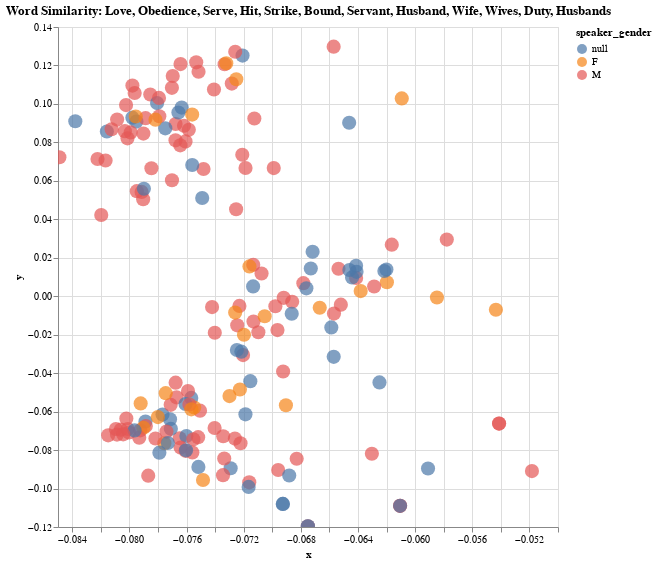

This figure's notebook cell:
### Code cell
# List of keywords that you want to compare
keywords = ['love', 'obedience', 'serve','hit','strike','bound','servant','husband','wife','wives','duty','husbands']

# How to color the points in the plot. The other option is "period" for time period
color_by = 'speaker_gender'

# Get all word positions
word_positions = get_word_positions(keywords)

# Get all contexts around the words
keyword_contexts = []
keyword_contexts_tokens = []
words = []

for position in word_positions:
  words.append(word_lookup[all_word_ids[position]])
  keyword_contexts.append(get_context_clean(position))
  keyword_contexts_tokens.append(get_context(position))

# Reduce word vectors with PCA
pca = PCA(n_components=2)
pca.fit(all_word_vectors[word_positions,:].T)

# Make a DataFrame with PCA results
df_2 = pd.DataFrame({"x": pca.components_[0,:], "y": pca.components_[1,:],
                   "context": keyword_contexts, "tokens": keyword_contexts_tokens, "word": words})
# Match original text and metadata
#df_2[['title', 'author', 'period', 'link']] = df_2.apply(find_original_poem, axis='columns', result_type='expand')
#df_2[['title', 'author', 'period', 'link']] = df_2.apply(find_original_poem)

# Rename columns so that the context shows up as the "title" in the tooltip (bigger and bolded)
#df_2 = df_2.rename(columns={'title': 'poem_title', 'context': 'title'})

# Match original text and metadata
df_2[['title', 'speaker_gender', 'speaker', 'act']] = df_2.apply(find_original_poem, axis='columns', result_type='expand')

# Rename columns so that the context shows up as the "title" in the tooltip (bigger and bolded)
df_2 = df_2.rename(columns={'title': 'poem_title', 'context': 'title'})


# Make the plot
alt.Chart(df_2, title=f"Word Similarity: {', '.join(keywords).title()}").mark_circle(size=200).encode(
    alt.X('x',
        scale=alt.Scale(zero=False)
    ), y="y",
    color= color_by,
    tooltip=['title','speaker_gender', 'speaker', 'act', 'poem_title']
    ).interactive().properties(
    width=500,
    height=500
)
    
    #do the same but seperate out the two texts?

### Figure 1 — Vega-Lite specification as saved in the notebook (floating-point values rounded to 4 significant figures; data arrays with more than 128 entries replaced by an {"elided": "..."} marker saying what was removed)
{"config": {"view": {"continuousWidth": 400, "continuousHeight": 300}}, "data": {"name": "data-2be37d0e543bfe7dfaaa842ba7bafba2"}, "mark": {"type": "circle", "size": 200}, "encoding": {"color": {"field": "speaker_gender", "type": "nominal"}, "tooltip": [{"field": "title", "type": "nominal"}, {"field": "speaker_gender", "type": "nominal"}, {"field": "speaker", "type": "nominal"}, {"field": "act", "type": "nominal"}, {"field": "poem_title", "type": "nominal"}], "x": {"field": "x", "scale": {"zero": false}, "type": "quantitative"}, "y": {"field": "y", "type": "quantitative"}}, "height": 500, "selection": {"selector006": {"type": "interval", "bind": "scales", "encodings": ["x", "y"]}}, "title": "Word Similarity: Love, Obedience, Serve, Hit, Strike, Bound, Servant, Husband, Wife, Wives, Duty, Husbands", "width": 500, "$schema": "https://vega.github.io/schema/vega-lite/v4.17.0.json", "datasets": {"data-2be37d0e543bfe7dfaaa842ba7bafba2": {"elided": "186 records"}}}
